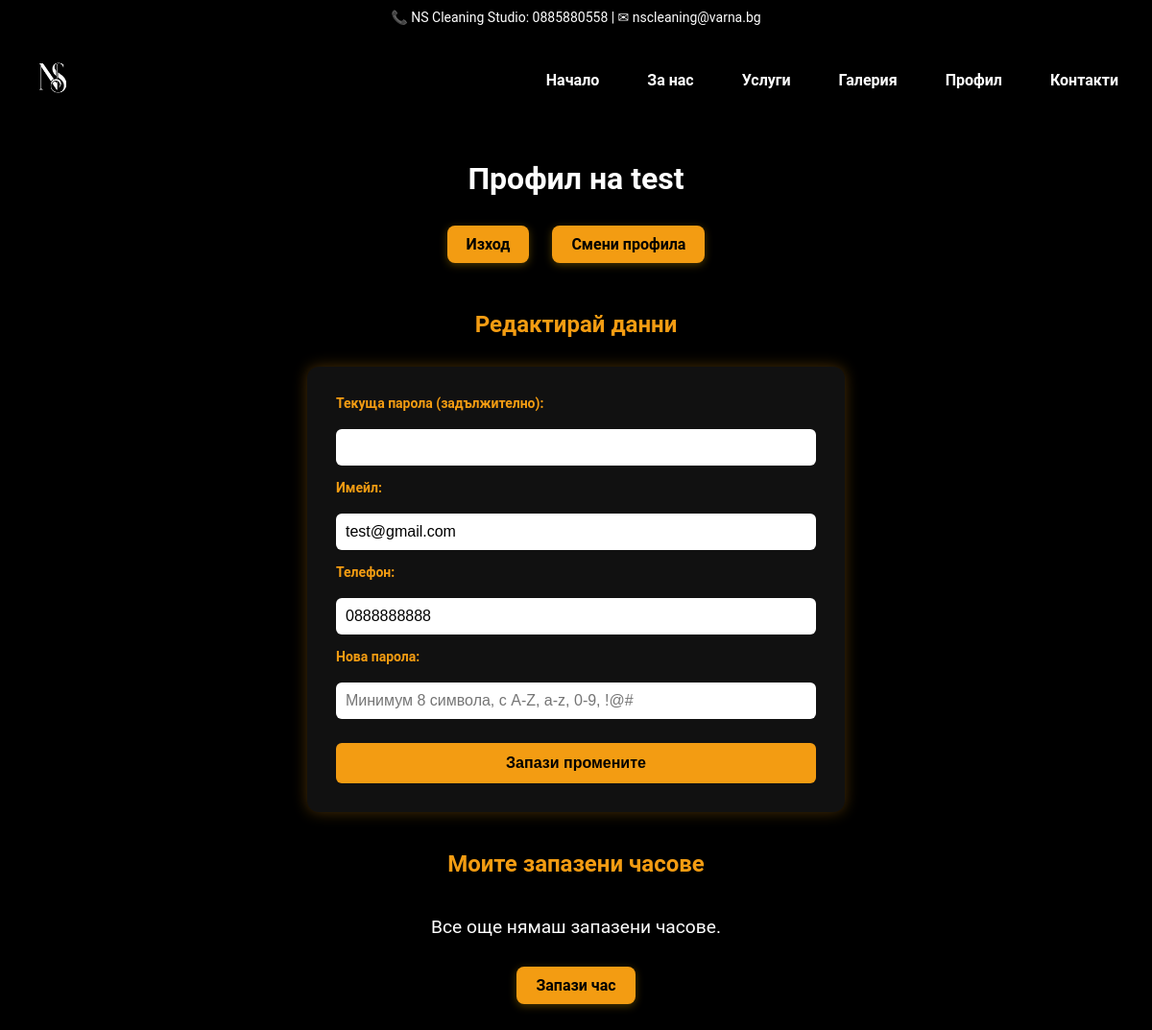
Before: /profile.php (signed in) with the older database file.
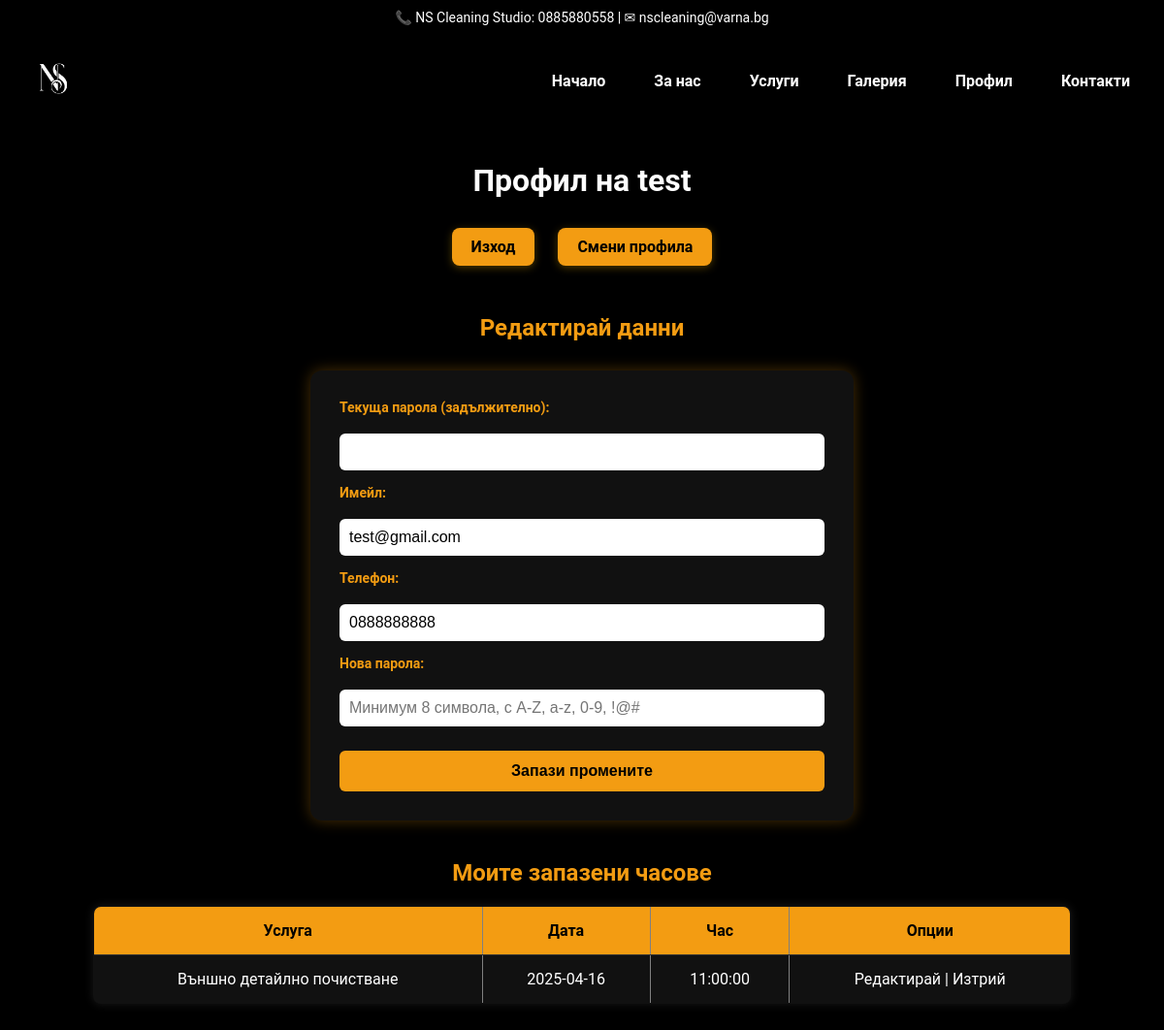
After: the same page with the newer database file.
### tables this page shows
CREATE TABLE `users` (
  `id` int(11) NOT NULL,
  `name` varchar(100) NOT NULL,
  `email` varchar(100) NOT NULL,
  `password` varchar(255) NOT NULL,
  `phone` varchar(20) DEFAULT NULL,
  `created_at` timestamp NOT NULL DEFAULT current_timestamp(),
  `is_admin` tinyint(1) DEFAULT 0
);

CREATE TABLE `bookings` (
  `id` int(11) NOT NULL,
  `user_id` int(11) NOT NULL,
  `service` varchar(100) NOT NULL,
  `date` date NOT NULL,
  `time` time NOT NULL,
  `created_at` timestamp NOT NULL DEFAULT current_timestamp()
);

### profile.php (the view, shortened to what this page needs)
<?php
include 'db.php';
$user_id = $_SESSION['user_id'];
$name = $_SESSION['user_name'];
$user_query = mysqli_query($conn, "SELECT * FROM users WHERE id = $user_id");
$user_data = mysqli_fetch_assoc($user_query);
$query = "SELECT * FROM bookings WHERE user_id = $user_id ORDER BY date, time";
$result = mysqli_query($conn, $query);
?>
<!DOCTYPE html>
<html lang="bg">
<head>
    <link rel="stylesheet" href="assets/css/styles.css">
    <link rel="stylesheet" href="assets/css/profile.css">
</head>
<body>
<header class="header">
    <div class="top-bar">
        <span>📞 NS Cleaning Studio: 0885880558 | ✉ nscleaning@varna.bg</span>
    </div>
    <div class="nav-bar">
        <div class="logo">
            <a href="index.php"><img src="assets/img/logo.jpg" alt="NS Cleaning Studio Logo"></a>
        </div>
        <nav>
            <ul class="nav-links">
                <li><a href="index.php#home">Начало</a></li>
                <li><a href="index.php#about">За нас</a></li>
                <li><a href="booking.php">Услуги</a></li>
                <li><a href="gallery.php">Галерия</a></li>
                <li><a href="profile.php">Профил</a></li>
                <li><a href="index.php#contact">Контакти</a></li>
            </ul>
        </nav>
    </div>
</header>
<main style="padding: 40px;">
    <h2>Профил на <?= htmlspecialchars($name) ?></h2>
    <div class="profile-actions">
        <a href="logout.php" class="btn-profile">Изход</a>
        <a href="login.php?redirect=profile.php" class="btn-profile">Смени профила</a>
    </div>
    <h3>Редактирай данни</h3>
    <form method="POST" class="edit-form">
        <label>Текуща парола (задължително):</label>
        <input type="password" name="current_password" required>
        <label>Имейл:</label>
        <input type="email" name="email" value="<?= htmlspecialchars($user_data['email']) ?>" required>
        <label>Телефон:</label>
        <input type="text" name="phone" value="<?= htmlspecialchars($user_data['phone']) ?>">
        <label>Нова парола:</label>
        <input type="password" name="new_password" placeholder="Минимум 8 символа, с A-Z, a-z, 0-9, !@#">
        <button type="submit">Запази промените</button>
    </form>
    <h3>Моите запазени часове</h3>
    <?php if (mysqli_num_rows($result) > 0): ?>
        <table border="1" cellpadding="10" cellspacing="0">
            <tr>
                <th>Услуга</th>
                <th>Дата</th>
                <th>Час</th>
                <th>Опции</th>
            </tr>
            <?php while ($row = mysqli_fetch_assoc($result)): ?>
                <tr>
                    <td><?= htmlspecialchars($row['service']) ?></td>
                    <td><?= htmlspecialchars($row['date']) ?></td>
                    <td><?= htmlspecialchars($row['time']) ?></td>
                    <td>
                        <a href="edit_booking.php?id=<?= $row['id'] ?>">Редактирай</a> |
                        <a href="delete_booking.php?id=<?= $row['id'] ?>" onclick="return confirm('Сигурен ли си?')">Изтрий</a>
                    </td>
                </tr>
            <?php endwhile; ?>
        </table>
    <?php else: ?>
        <div class="no-bookings">
            <p>Все още нямаш запазени часове.</p>
            <a href="booking.php" class="btn-profile">Запази час</a>
        </div>
    <?php endif; ?>
</main>
</body>
</html>

### assets/css/styles.css (style rules this page uses)
body { font-family: 'Roboto', sans-serif; margin: 0; padding: 0; background: #000; color: #fff; }
main { padding-top: 100px; }
a { color: inherit; text-decoration: none; }
.top-bar { background: #000; color: #fff; padding: 10px; text-align: center; font-size: 14px; }
.header { position: fixed; top: 0; left: 0; width: 100%; z-index: 1000; background: #000; box-shadow: 0 4px 6px rgba(0, 0, 0, 0.1); }
.nav-bar { display: flex; justify-content: space-between; align-items: center; padding: 10px 20px; }
.logo img { width: 70px; height: auto; }
.nav-links { list-style: none; display: flex; gap: 20px; margin: 0; padding: 0; }
.nav-links li a { color: white; font-weight: bold; padding: 10px 15px; transition: 0.3s; }

### assets/css/profile.css (style rules this page uses)
body { background: #000; color: #fff; font-family: 'Roboto', sans-serif; margin: 0; padding: 0; margin-top: 100px; }
h2 { text-align: center; font-size: 2rem; color: #fff; margin-bottom: 20px; }
h3 { text-align: center; font-size: 1.5rem; margin-top: 40px; margin-bottom: 20px; color: #f39c12; }
.edit-form { max-width: 500px; margin: 30px auto; background: #111; padding: 30px; border-radius: 12px; box-shadow: 0 0 15px rgba(243, 156, 18, 0.3); display: flex; flex-direction: column; gap: 15px; }
.edit-form label { font-weight: bold; color: #f39c12; margin-bottom: 4px; font-size: 14px; }
.edit-form input { padding: 10px; font-size: 1rem; border: none; border-radius: 6px; background-color: #fff; color: #000; }
.edit-form button { margin-top: 10px; padding: 12px; font-size: 1rem; font-weight: bold; border: none; border-radius: 6px; background-color: #f39c12; color: #000; cursor: pointer; transition: background 0.3s ease; }
table { width: 90%; max-width: 1100px; margin: 0 auto 60px auto; border-collapse: collapse; background: #111; box-shadow: 0 0 10px rgba(255, 255, 255, 0.1); border-radius: 8px; overflow: hidden; }
table th, table td { padding: 15px; text-align: center; border-bottom: 1px solid #333; }
table th { background: #f39c12; color: #000; font-weight: bold; }
table td { color: #fff; }
.profile-actions { text-align: center; margin: 20px 0 30px 0; }
.btn-profile { display: inline-block; background: #f39c12; color: #000; font-weight: bold; padding: 10px 20px; margin: 10px; border-radius: 8px; text-decoration: none; transition: all 0.3s ease; box-shadow: 0 2px 8px rgba(255, 193, 7, 0.3); }
.no-bookings { text-align: center; margin-top: 40px; }
.no-bookings p { font-size: 1.2rem; margin-bottom: 20px; }

Changed rows visible on the page:
added bookings: service "Външно детайлно почистване", date "2025-04-16", time "11:00:00"
Other visible differences:
text no longer shown: "Все още нямаш запазени часове. Запази час"
text now shown: "Услуга Дата Час Опции"
